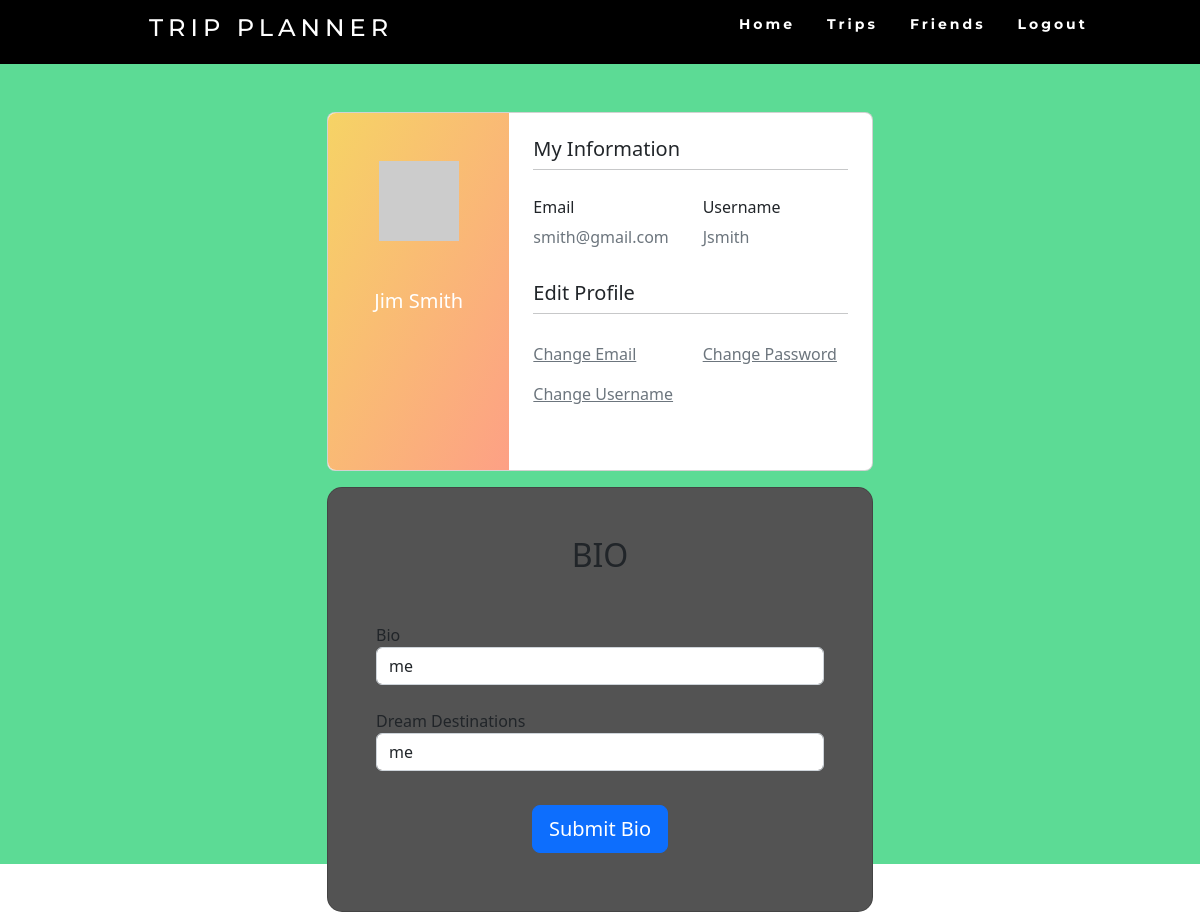
The page /profile/ (signed in) on the database its author committed.
### website/models.py (models this page shows)
class User(db.Model, UserMixin):
    id = db.Column(db.Integer, primary_key=True)
    email = db.Column(db.String(150), unique=True)
    password = db.Column(db.String(150))
    username = db.Column(db.String(150), unique=True)
    last_name = db.Column(db.String(150))
    first_name = db.Column(db.String(150))
    trip = db.relationship('Trip')
    menu = db.relationship('Menu')
    friended = db.relationship('Friends')
    def avatar(self, size):
        digest = md5(self.email.lower().encode('utf-8')).hexdigest()
        return 'https://www.gravatar.com/avatar/{}?d=identicon&s={}'.format(
            digest, size)

class UserBio(db.Model, UserMixin):
    user_id = db.Column(db.Integer, primary_key=True)
    bio = db.Column(db.String(5000))
    dream_dest_array = db.Column(db.String(500))

### website/views.py (the view, shortened to what this page needs)
@views.route('/profile/', methods = ['GET', 'POST'])
@login_required
def profile():
    curbio = UserBio.query.filter_by(user_id=User.id).first()
    bio = curbio.bio
    d_d_a = curbio.dream_dest_array
    return render_template("profile.html", user=current_user,  d_d_a = d_d_a, bio = bio)

### website/__init__.py (called while the page is built)
def create_app():
    app = Flask(__name__)
    app.config['SECRET_KEY'] = 'hjshjhdajah'
    app.config['SQLALCHEMY_DATABASE_URI'] = f'sqlite:///{DB_NAME}'
    app.config['SQLALCHEMY_TRACK_MODIFICATIONS'] = False
    db.init_app(app)
    from .views import views
    from .auth import auth
    app.register_blueprint(views, url_prefix='/')
    app.register_blueprint(auth, url_prefix='/')
    from .models import User, Trip
    create_database(app)
    login_manager = LoginManager()
    login_manager.login_view = 'auth.login'
    login_manager.init_app(app)
    @login_manager.user_loader
    def load_user(id):
        return User.query.get(int(id))
    return app

### website/templates/profile.html (shortened to what this page needs)
<!DOCTYPE html>
<html>
<head>
  <link href="https://cdn.jsdelivr.net/npm/bootstrap@5.2.1/dist/css/bootstrap.min.css" rel="stylesheet"
>
  <link rel="stylesheet" href="https://cdn.jsdelivr.net/npm/bootstrap-icons@1.9.1/font/bootstrap-icons.css"
>
  <link rel="stylesheet" href="../static/css/profile.css">
  <link rel="stylesheet" href="../static/css/navbar.css">
  <link rel="stylesheet" href="https://cdn.jsdelivr.net/npm/@fortawesome/fontawesome-free@6.1.2/css/fontawesome.min.css"
>
</head>
<body>
  <nav>
    <div class="navheading">
      <h4>Trip Planner</h4>
    </div>
    <ul class="nav-links">
      <li><a href="/">Home</a></li>
      <li><a href="/events">Trips</a></li>
      <li><a href="/friends">Friends</a></li>
      <li><a href="/logout">Logout</a></li>
    </ul>
  </nav>
  <section class="vh-100" style="background-color: #5CDB95;">
    <div class="container py-5 h-100">
      <div class="row d-flex justify-content-center align-items-center h-100">
        <div class="col col-lg-6 mb-4 mb-lg-0">
          <div class="card mb-3" style="border-radius: .5rem;">
            <div class="row g-0">
              <div class="col-md-4 gradient-custom text-center text-white"
                style="border-top-left-radius: .5rem; border-bottom-left-radius: .5rem;">
                <img src="{{user.avatar(128)}}" alt="Avatar" class="img-fluid my-5" style="width: 80px;" />
                <h5>{{user.first_name}} {{user.last_name}}</h5>
              </div>
              <div class="col-md-8">
                <div class="card-body p-4">
                  <h5>My Information</h5>
                  <hr class="mt-0 mb-4">
                  <div class="row pt-1">
                    <div class="col-6 mb-3">
                      <h6>Email</h6>
                      <p class="text-muted">{{user.email}}</p>
                    </div>
                    <div class="col-6 mb-3">
                      <h6>Username</h6>
                      <p class="text-muted">{{user.username}}</p>
                    </div>
                  </div>
                  <h5>Edit Profile</h5>
                  <hr class="mt-0 mb-4">
                  <div class="row pt-1">
                    <div class="col-6 mb-3">
                      <a class="text-muted" href="/email_reset/{{user.id}}">Change Email</a>
                    </div>
                    <div class="col-6 mb-3">
                      <a class="text-muted" href="/password_reset/{{user.id}}">Change Password</a>
                    </div>
                    <div class="col-6 mb-3">
                      <a class="text-muted" href="/username_reset/{{user.id}}">Change Username</a>
                    </div>
                  </div>
                  <div class="d-flex justify-content-start">
                    <a href="#!"></a>
                    <a href="#!"></a>
                  </div>
                </div>
              </div>
            </div>
          </div>
          <div class="row d-flex justify-content-center align-items-center h-100">
            <div class="col-12 col-md-12 col-lg-12 col-xl-12">
              <div class="card" style="border-radius: 15px; background-color: #535353">
                <div class="card-body p-5">
                  <h2 class="text-uppercase text-center mb-5">Bio</h2>
                  <form method="POST">
                    <div class="form-outline mb-4">
                      <label for="name">Bio</label>
                      <input type="name" class="form-control" id="bio" name="bio" placeholder="Bio Here" value="{{bio}}" />
                    </div>
                    <div class="form-outline mb-4">
                      <label for="d_d_a">Dream Destinations</label>
                      <input type="d_d_a" class="form-control" id="d_d_a" placeholder="place A, place b, ..." name="d_d_a" value="{{d_d_a}}" />
                    </div>
                    <div class="d-flex justify-content-center">
                      <button name="submit_button" value="submit bio" type="submit"
                        class="btn btn-primary btn-block btn-lg" style="margin: 10px 0">Submit Bio</button>
                    </div>
                  </form>
                </div>
              </div>
            </div>
          </div>
        </div>
      </div>
    </div>
  </section>
</body>
</html>

### website/static/css/profile.css (style rules this page uses)
.gradient-custom { background: #f6d365; background: -webkit-linear-gradient(to right bottom, rgba(246, 211, 101, 1), rgba(253, 160, 133, 1)); background: linear-gradient(to right bottom, rgba(246, 211, 101, 1), rgba(253, 160, 133, 1)) }

### website/static/css/navbar.css (style rules this page uses)
nav { display: flex; justify-content: space-around; align-items: center; min-height: 8vh; background-color: black; font-family: "Montserrat", sans-serif; }
.nav-links { display: flex; justify-content: space-around; width: 30%; }
.nav-links li { list-style: none; }
.navheading { color: white; text-transform: uppercase; letter-spacing: 5px; font-size: 20px; }
.nav-links a { color: white; text-decoration: none; letter-spacing: 3px; font-weight: bold; font-size: 14px; padding: 14px 16px; }

### rows shown on the page
User: first_name "Jim", last_name "Smith", email "smith@gmail.com", username "Jsmith"
UserBio: bio "me", d_d_a "me"
